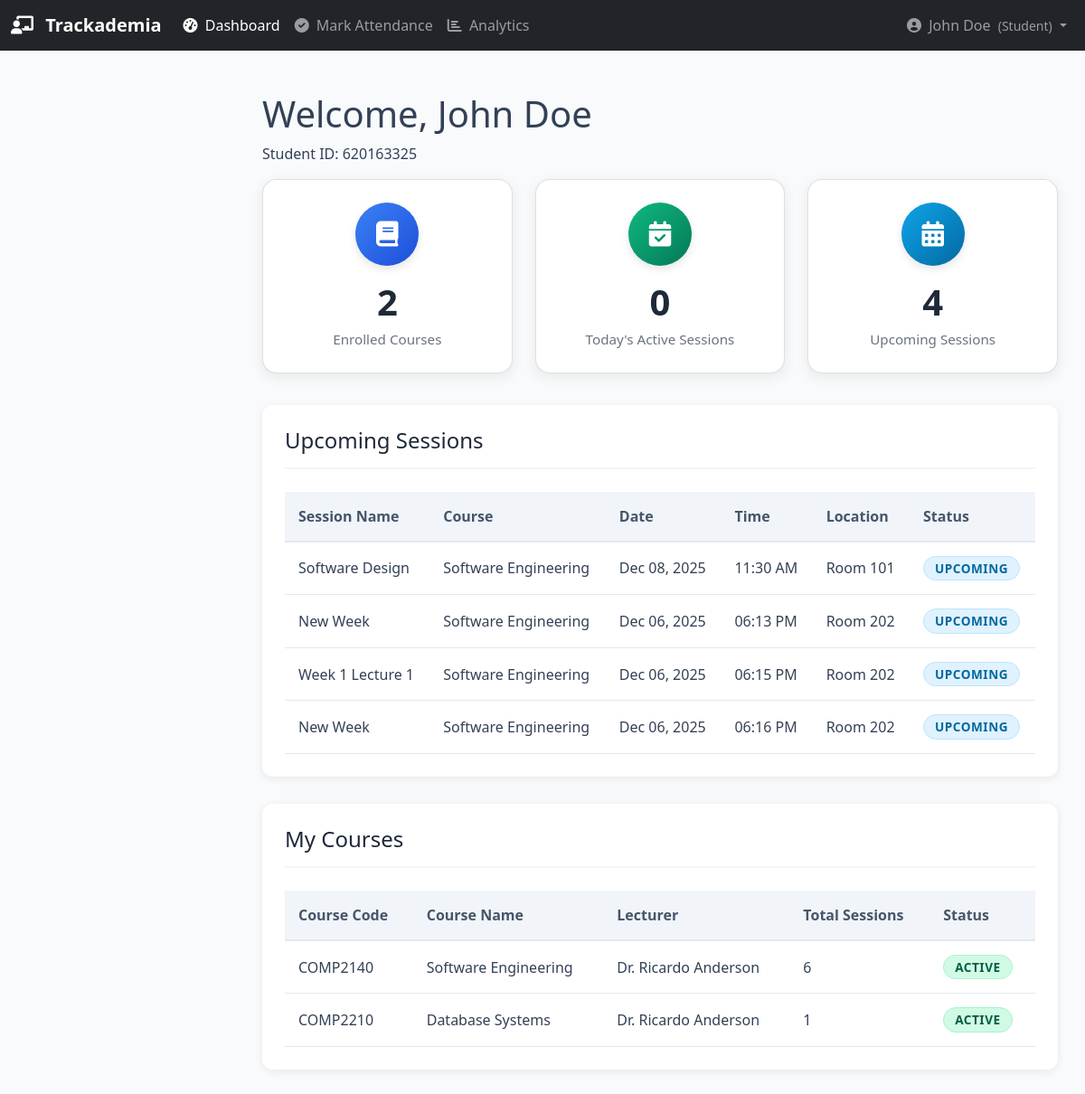
The page /student/dashboard (signed in) on the database its author committed.
### database.py (models this page shows, shortened)
class User(db.Model):
    __tablename__ = 'users'
    id = db.Column(db.Integer, primary_key=True)
    username = db.Column(db.String(80), unique=True, nullable=False)
    password_hash = db.Column(db.String(200), nullable=False)
    name = db.Column(db.String(100), nullable=False)
    email = db.Column(db.String(120), unique=True, nullable=True)
    user_type = db.Column(db.String(20), nullable=False)  # 'admin', 'lecturer', or 'student'
    is_active = db.Column(db.Boolean, default=True)
    created_at = db.Column(db.DateTime, default=datetime.utcnow)

class Student(db.Model):
    __tablename__ = 'students'
    id = db.Column(db.Integer, primary_key=True)
    user_id = db.Column(db.Integer, db.ForeignKey('users.id'), nullable=False)
    student_id = db.Column(db.String(50), unique=True)
    enrollment_year = db.Column(db.Integer)
    major = db.Column(db.String(100))
    is_active = db.Column(db.Boolean, default=True)
    user = db.relationship('User', backref='student_profile')
    courses = db.relationship('Course',
                             secondary=enrollments,
                             back_populates='students')
    attendances = db.relationship('Attendance', backref='student', lazy=True)

class Session(db.Model):
    __tablename__ = 'sessions'
    id = db.Column(db.Integer, primary_key=True)
    course_id = db.Column(db.Integer, db.ForeignKey('courses.id'))
    name = db.Column(db.String(100))
    date = db.Column(db.Date)
    start_time = db.Column(db.Time)
    duration_minutes = db.Column(db.Integer)
    location = db.Column(db.String(200))
    allowed_distance_meters = db.Column(db.Integer, default=50)
    lecturer_id = db.Column(db.Integer, db.ForeignKey('lecturers.id'))
    status = db.Column(db.String(20), default='upcoming')  # upcoming, active, past
    latitude = db.Column(db.Float)
    longitude = db.Column(db.Float)
    allowed_ip_range = db.Column(db.String(100), nullable=True)
    attendance_records = db.relationship('Attendance', back_populates='session', cascade='all, delete-orphan')

class Course(db.Model):
    __tablename__ = 'courses'
    id = db.Column(db.Integer, primary_key=True)
    name = db.Column(db.String(200), nullable=False)
    code = db.Column(db.String(50), unique=True)
    description = db.Column(db.Text, nullable=True)
    credits = db.Column(db.Integer, default=3)
    semester = db.Column(db.String(50))  # Fall 2024, Spring 2025, etc.
    max_capacity = db.Column(db.Integer, default=30)
    lecturer_id = db.Column(db.Integer, db.ForeignKey('lecturers.id'), nullable=False)
    is_active = db.Column(db.Boolean, default=True)
    created_at = db.Column(db.DateTime, default=datetime.utcnow)
    students = db.relationship('Student',
                              secondary=enrollments,
                              back_populates='courses')
    sessions = db.relationship('Session', backref='course', lazy=True)

### app.py (the view)
@app.route('/student/dashboard')
def student_dashboard():
    student_id = flask_session.get('user_id')
    student = db.session.query(Student).filter_by(user_id=student_id).first()
    if not student:
        flask_session.clear()
        flash('Please login as a student', 'error')
        return redirect(url_for('login'))
    upcoming_sessions = []
    for course in student.courses:
        for session_obj in course.sessions:
            if session_obj.status == 'upcoming':
                upcoming_sessions.append(session_obj)
    today = datetime.now().date()
    today_active_sessions = []
    for course in student.courses:
        for session_obj in course.sessions:
            if session_obj.status == 'active' and session_obj.date == today:
                today_active_sessions.append(session_obj)
    now = datetime.now()
    time_threshold = now + timedelta(minutes=15)
    soon_sessions = []
    for s in upcoming_sessions:
        session_dt = datetime.combine(s.date, s.start_time)
        if now <= session_dt <= time_threshold:
            soon_sessions.append(s)
    return render_template(
        'student_dashboard.html',
        student=student,
        upcoming_sessions=upcoming_sessions,
        today_active_sessions=today_active_sessions,
        soon_sessions=soon_sessions,   # pass this to the template
    )

### templates/student_dashboard.html (shortened to what this page needs)
{% extends "base.html" %}
{% block content %}
<div class="dashboard-header">
    <h1>Welcome, {{ student.user.name }}</h1>
    <p>Student ID: {{ student.student_id }}</p>
</div>
<div class="dashboard-cards">
    <div class="card">
        <div class="card-icon bg-primary">
            <i class="fas fa-book"></i>
        </div>
        <h3>{{ student.courses|length }}</h3>
        <p>Enrolled Courses</p>
    </div>
    <div class="card">
        <div class="card-icon bg-success">
            <i class="fas fa-calendar-check"></i>
        </div>
        <h3>{{ today_active_sessions|length }}</h3>
        <p>Today's Active Sessions</p>
    </div>
    <div class="card">
        <div class="card-icon bg-info">
            <i class="fas fa-calendar-alt"></i>
        </div>
        <h3>{{ upcoming_sessions|length }}</h3>
        <p>Upcoming Sessions</p>
    </div>
</div>
<div class="table-container">
    <h2>Upcoming Sessions</h2>
    {% if upcoming_sessions %}
    <table>
        <thead>
            <tr>
                <th>Session Name</th>
                <th>Course</th>
                <th>Date</th>
                <th>Time</th>
                <th>Location</th>
                <th>Status</th>
            </tr>
        </thead>
        <tbody>
            {% for session in upcoming_sessions %}
            <tr>
                <td>{{ session.name }}</td>
                <td>{{ session.course.name }}</td>
                <td>{{ session.date.strftime('%b %d, %Y') }}</td>
                <td>{{ session.start_time.strftime('%I:%M %p') }}</td>
                <td>{{ session.location }}</td>
                <td>
                    <span class="badge badge-info">Upcoming</span>
                </td>
            </tr>
            {% endfor %}
        </tbody>
    </table>
    {% else %}
    <p style="text-align: center; padding: 20px; color: #64748b;">
        No upcoming sessions scheduled.
    </p>
    {% endif %}
</div>
<div class="table-container">
    <h2>My Courses</h2>
    <table>
        <thead>
            <tr>
                <th>Course Code</th>
                <th>Course Name</th>
                <th>Lecturer</th>
                <th>Total Sessions</th>
                <th>Status</th>
            </tr>
        </thead>
        <tbody>
            {% for course in student.courses %}
            <tr>
                <td>{{ course.code }}</td>
                <td>{{ course.name }}</td>
                <td>
                    {% if course.lecturer and course.lecturer.user %}
                        {{ course.lecturer.user.name }}
                    {% else %}
                        Dr. Ricardo Anderson
                    {% endif %}
                </td>
                <td>{{ course.sessions|length }}</td>
                <td>
                    <span class="badge badge-success">Active</span>
                </td>
            </tr>
            {% endfor %}
        </tbody>
    </table>
</div>
{% endblock %}

### templates/base.html (shortened to what this page needs)
<!DOCTYPE html>
<html lang="en">
<head>
    <link href="https://cdn.jsdelivr.net/npm/bootstrap@5.1.3/dist/css/bootstrap.min.css" rel="stylesheet">
    <link rel="stylesheet" href="{{ url_for('static', filename='css/style.css') }}">
    <link rel="stylesheet" href="https://cdnjs.cloudflare.com/ajax/libs/font-awesome/6.0.0/css/all.min.css">
</head>
<body>
    <nav class="navbar navbar-expand-lg navbar-dark bg-dark">
        <div class="container-fluid">
            <a class="navbar-brand" href="{{ url_for('index') }}">
                <i class="fas fa-chalkboard-teacher me-2"></i>
                <strong>Trackademia</strong>
            </a>
            <div class="collapse navbar-collapse" id="navbarNav">
                <ul class="navbar-nav me-auto">
                    {% if 'user_id' in session %}
                        {% if session.user_type == 'admin' %}
                            <li class="nav-item">
                                <a class="nav-link {{ 'active' if request.endpoint == 'admin_dashboard' }}"
                                   href="{{ url_for('admin_dashboard') }}">
                                    <i class="fas fa-tachometer-alt me-1"></i> Dashboard
                                </a>
                            </li>
                            <li class="nav-item dropdown">
                                <a class="nav-link dropdown-toggle" href="#" id="usersDropdown" role="button"
                                   data-bs-toggle="dropdown">
                                    <i class="fas fa-users me-1"></i> Users
                                </a>
                                <ul class="dropdown-menu">
                                    <li>
                                        <a class="dropdown-item" href="{{ url_for('admin_users') }}">
                                            <i class="fas fa-list me-2"></i> Manage Users
                                        </a>
                                    </li>
                                    <li>
                                        <a class="dropdown-item" href="{{ url_for('admin_create_user') }}">
                                            <i class="fas fa-user-plus me-2"></i> Create User
                                        </a>
                                    </li>
                                    <li>
                                        <a class="dropdown-item" href="{{ url_for('admin_import_users') }}">
                                            <i class="fas fa-file-import me-2"></i> Import Users
                                        </a>
                                    </li>
                                </ul>
                            </li>
                            <li class="nav-item dropdown">
                                <a class="nav-link dropdown-toggle" href="#" id="coursesDropdown" role="button"
                                   data-bs-toggle="dropdown">
                                    <i class="fas fa-book me-1"></i> Courses
                                </a>
                                <ul class="dropdown-menu">
                                    <li>
                                        <a class="dropdown-item" href="{{ url_for('admin_courses') }}">
                                            <i class="fas fa-list me-2"></i> All Courses
                                        </a>
                                    </li>
                                    <li>
                                        <a class="dropdown-item" href="{{ url_for('admin_create_course') }}">
                                            <i class="fas fa-plus-circle me-2"></i> Create Course
                                        </a>
                                    </li>
                                </ul>
                            </li>
                            <li class="nav-item">
                                <a class="nav-link {{ 'active' if request.endpoint == 'admin_removal_requests' }}"
                                   href="{{ url_for('admin_removal_requests') }}">
                                    <i class="fas fa-clipboard-list me-1"></i> Requests
                                    {% if pending_requests_count and pending_requests_count > 0 %}
                                    <span class="badge bg-danger">{{ pending_requests_count }}</span>
                                    {% endif %}
                                </a>
                            </li>
                            <li class="nav-item">
                                <a class="nav-link {{ 'active' if request.endpoint == 'admin_reports' }}"
                                   href="{{ url_for('admin_reports') }}">
                                    <i class="fas fa-chart-bar me-1"></i> Reports
                                </a>
                            </li>
                        {% elif session.user_type == 'student' %}
                            <li class="nav-item">
                                <a class="nav-link {{ 'active' if request.endpoint == 'student_dashboard' }}"
                                   href="{{ url_for('student_dashboard') }}">
                                    <i class="fas fa-tachometer-alt me-1"></i> Dashboard
                                </a>
                            </li>
                            <li class="nav-item">
                                <a class="nav-link {{ 'active' if request.endpoint == 'mark_attendance' }}"
                                   href="{{ url_for('mark_attendance') }}">
                                    <i class="fas fa-check-circle me-1"></i> Mark Attendance
                                </a>
                            </li>
                            <li class="nav-item">
                                <a class="nav-link {{ 'active' if request.endpoint == 'attendance_analytics' }}"
                                   href="{{ url_for('attendance_analytics') }}">
                                    <i class="fas fa-chart-bar me-1"></i> Analytics
                                </a>
                            </li>
                        {% endif %}
                    {% endif %}
                </ul>
                <ul class="navbar-nav ms-auto">
                    {% if 'user_id' in session %}
                        <li class="nav-item dropdown">
                            <a class="nav-link dropdown-toggle" href="#" id="userDropdown" role="button"
                               data-bs-toggle="dropdown">
                                <i class="fas fa-user-circle me-1"></i> {{ session.name }}
                                <small class="ms-1">({{ session.user_type|title }})</small>
                            </a>
                        </li>
                    {% else %}
                        <li class="nav-item">
                            <a class="nav-link" href="{{ url_for('login') }}">
                                <i class="fas fa-sign-in-alt me-1"></i> Login
                            </a>
                        </li>
                    {% endif %}
                </ul>
            </div>
        </div>
    </nav>
    <div class="main-content">
        {% block content %}{% endblock %}
    </div>
</body>
</html>

### rows shown on the page
User: name "John Doe", user.name "John Doe"
Student: student_id "620163325"
Course: code "COMP2140", name "Software Engineering", lecturer.user.name "Dr. Ricardo Anderson", sessions|length "6"
Course: code "COMP2210", name "Database Systems", lecturer.user.name "Dr. Ricardo Anderson", sessions|length "1"

### other values the page prints
{{ session.user_type|title }} "Student"
{{ student.courses|length }} "2"
{{ today_active_sessions|length }} "0"
{{ upcoming_sessions|length }} "4"
{{ session.name }} "Software Design"
{{ session.course.name }} "Software Engineering"
{{ session.date.strftime('%b %d, %Y') }} "Dec 08, 2025"
{{ session.start_time.strftime('%I:%M %p') }} "11:30 AM"
{{ session.location }} "Room 101"
{{ session.name }} "New Week"
{{ session.date.strftime('%b %d, %Y') }} "Dec 06, 2025"
{{ session.start_time.strftime('%I:%M %p') }} "06:13 PM"
{{ session.location }} "Room 202"
{{ session.name }} "Week 1 Lecture 1"
{{ session.start_time.strftime('%I:%M %p') }} "06:15 PM"
